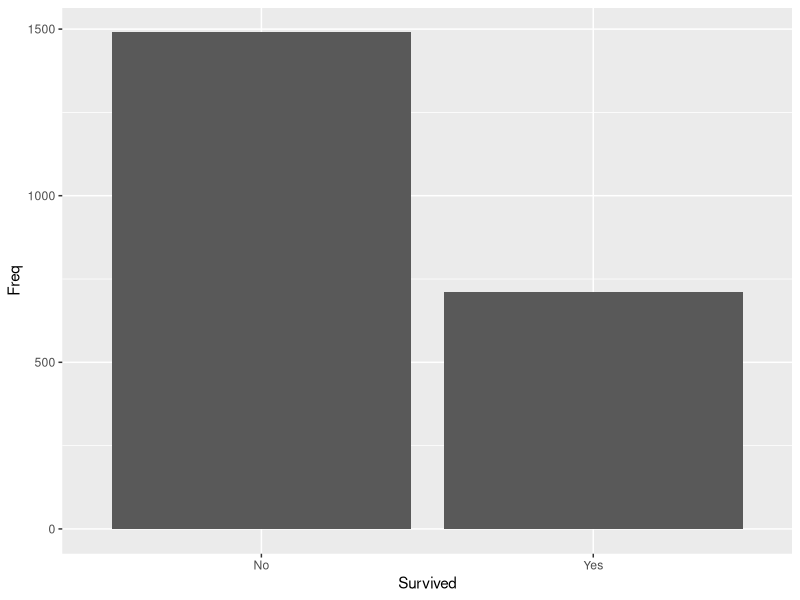

Here is the R script that generated this plot:
#This code chunk identifies my working directory 
#and sets it to where I want to save and fetch files
#TASK: fill in between the parentheses if needed. 
#If not needed, make the two lines a comment
getwd()
setwd("C:/Users/Katherine Martinez/Documents")

#This brings the 'Titanic' data into my environment from Base R (Run this)
Titanic

#This code saves the Titanic data as a dataframe with a new name
#TASK: Save the Titanic data as a dataframe with a new name that includes your first name
#for example I would name my data AnnaTitanic

Katherine_df = data.frame(Titanic)
print(Katherine_df)

#This code chunk allows me to see the top 2 rows of my data
#TASK: Write the code that returns the top rows
head(Katherine_df, 2)

#This code chunk shows me the internal structure 
#Task: Write the code that shows the number of rows, columns, column names, class of columns   
nrow(Katherine_df)
ncol(Katherine_df)
colnames(Katherine_df)
str(Katherine_df)

#This code chunk shows me some basic summary stats
#Such as Min, Max, Mean. Quartiles...
#Task: Write the code that gives summary stats
summary(Katherine_df)

#This allows me to save one column as its own object ('values' in the Environment)
#Task: Write the code to create an object for just the Sex column 
#and write the code to create an object for just the Age column 
#(these should show as values in the environment window, not as 'datasets'Data')
sex_col = Katherine_df["Sex"]

age_col = Katherine_df["Age"]

#This takes the individual objects ('values' in the Environment) and creates a dataframe
#Once I do this, I can see the Data in the Environment 
#Task: Write the code to create one new data.frame from the Sex and Age values you just created
new_df = data.frame(sex_col, age_col)

#This code chunk creates a subset from my dataset
#Note that the subset only appears in the Console (not the Environment)
#Task: Write the code to create a subset of the data where the Freq is > 25
#If I wanted to save the subset, I would need to name it as done in the code above

subset_freq = subset(Katherine_df, Freq>25)

#This shows me how many rows are in my dataset and
#TASK: Write the code that returns the number of rows
num_rows = nrow(subset_freq)

#This shows me how many columns are in my dataset
#TASK: Write the code that returns the number of columns
num_cols = ncol(subset_freq)

#This also shows me how many rows and columns with just one command
#TASK: Write the code that returns the number of rows and columns with just one command
dim(subset_freq)

#This code will install the ggplot2 package
#TASK: Write the code that installs the ggplot2 package
install.packages("ggplot2")
  
#This code calls the ggplot2 package so I can use its functions
#Task: Write the code that 'calls' the ggplot2 package
library(ggplot2)  

#This code creates a bar chart of the number of passengers that survived 
#and did not survive (2 bars)
#Task: replace the dataframe name and column names to create the chart
#(you should see the chart in the Plots window)
ggplot(Katherine_df, aes(Survived, Freq)) +
  geom_col()

